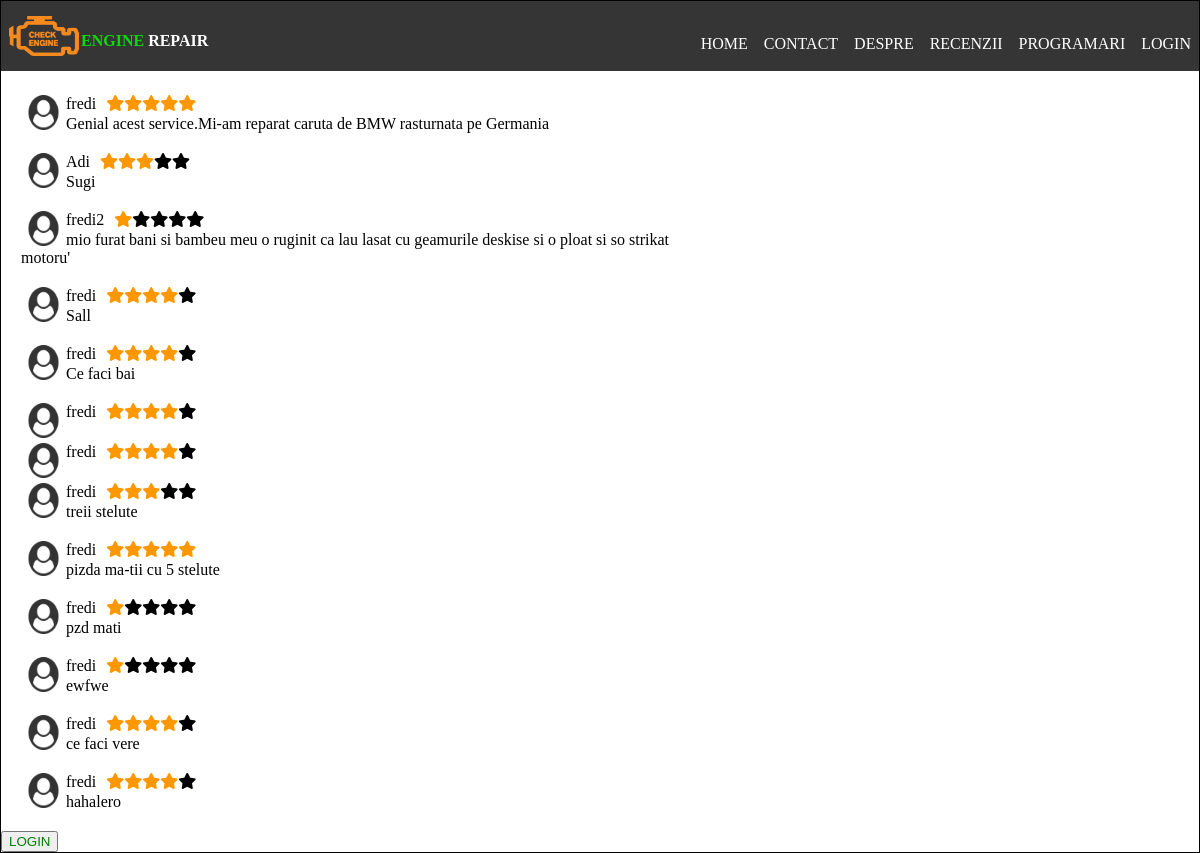
Screenshot of /pages/recenzii.php with the database file from the repository.
### tables this page shows
CREATE TABLE IF NOT EXISTS `db_recenzii` (
  `ID` int(10) NOT NULL AUTO_INCREMENT,
  `USERNAME` varchar(30) NOT NULL,
  `RATING` int(10) NOT NULL,
  `TEXT` varchar(250) NOT NULL,
  PRIMARY KEY (`ID`)
);

### include/recenzii_tasks.php (the view, shortened to what this page needs)
<?php
 $sql = "SELECT * FROM db_recenzii";
 $result = mysqli_query($db,$sql);
 if (mysqli_num_rows($result) > 0) {
    $contor=0;
    while($row = mysqli_fetch_assoc($result))
    {
      echo "<div id='recenzia'.$contor>";
        echo "<div class='photoRecenzii'></div>";
        echo "<div class='wrap-recenzii'>
                <div class='username-recenzii'>".$row['USERNAME']."</div>
                <div class='rating-recenzii'>";
            for($i=1;$i<=5;$i++)
            {
                if($i<=$row['RATING'])
                {
                 echo "<i class='colorStars fas fa-star'></i>";
                }else
                {
                  echo "<i class='fas fa-star'></i>";
                }
            }
         echo  "</div>
              </div>";
        echo "<div class='textRating'>".$row['TEXT']."</div>";
      echo "</div>";
      $contor++;
    }
} else {
    echo "0 results";
}
 ?>

### css/style.css (style rules this page uses)
body { margin: 0px; }

### css/recenzii.css (style rules this page uses)
.photoRecenzii { height: 35px; width: 45px; background: white url(../images/user.png); float: left; background-size: 100% 100%; }
div#recenzia { margin: 20px; width: 700px; }
.colorStars { color:#FF9800; }
.wrap-recenzii { height: 20px; display: block; width: 100%; }
.username-recenzii, .rating-recenzii { float:left; margin-right: 10px; }

### rows the page displays
db_recenzii: USERNAME "fredi", RATING 5 (drawn), TEXT "Genial acest service.Mi-am reparat caruta de BMW rasturnata pe Germania"
db_recenzii: USERNAME "Adi", RATING 3 (drawn), TEXT "Sugi"
db_recenzii: USERNAME "fredi2", RATING 1 (drawn), TEXT "mio furat bani si bambeu meu o ruginit ca lau lasat cu geamurile deskise si o ploat si so strikat motoru'"
db_recenzii: USERNAME "fredi", RATING 4 (drawn), TEXT "Sall"
db_recenzii: USERNAME "fredi", RATING 4 (drawn), TEXT "Ce faci bai"
db_recenzii: USERNAME "fredi", RATING 4 (drawn)
db_recenzii: USERNAME "fredi", RATING 4 (drawn)
db_recenzii: USERNAME "fredi", RATING 3 (drawn), TEXT "treii stelute"
db_recenzii: USERNAME "fredi", RATING 5 (drawn), TEXT "pizda ma-tii cu 5 stelute"
db_recenzii: USERNAME "fredi", RATING 1 (drawn), TEXT "pzd mati"
db_recenzii: USERNAME "fredi", RATING 1 (drawn), TEXT "ewfwe"
db_recenzii: USERNAME "fredi", RATING 4 (drawn), TEXT "ce faci vere"
db_recenzii: USERNAME "fredi", RATING 4 (drawn), TEXT "hahalero"
